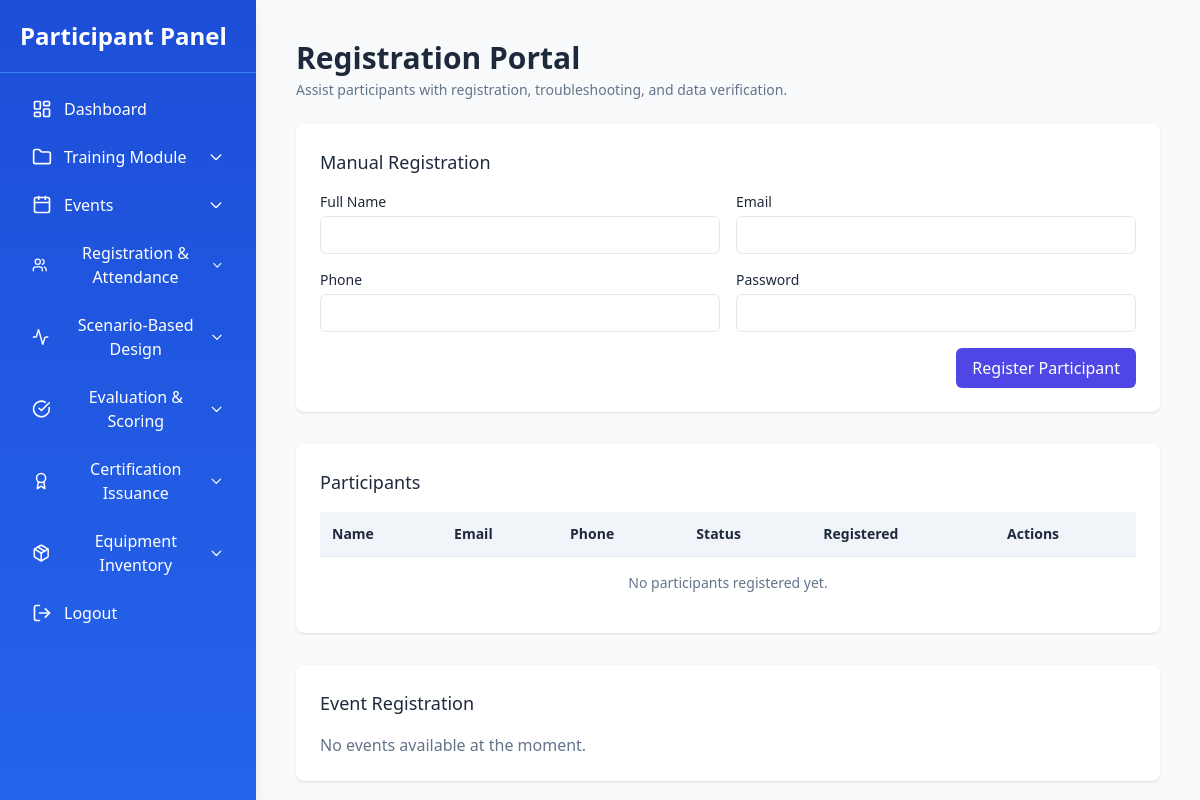
Before: /user/module3/module3.1.php with the older database file.
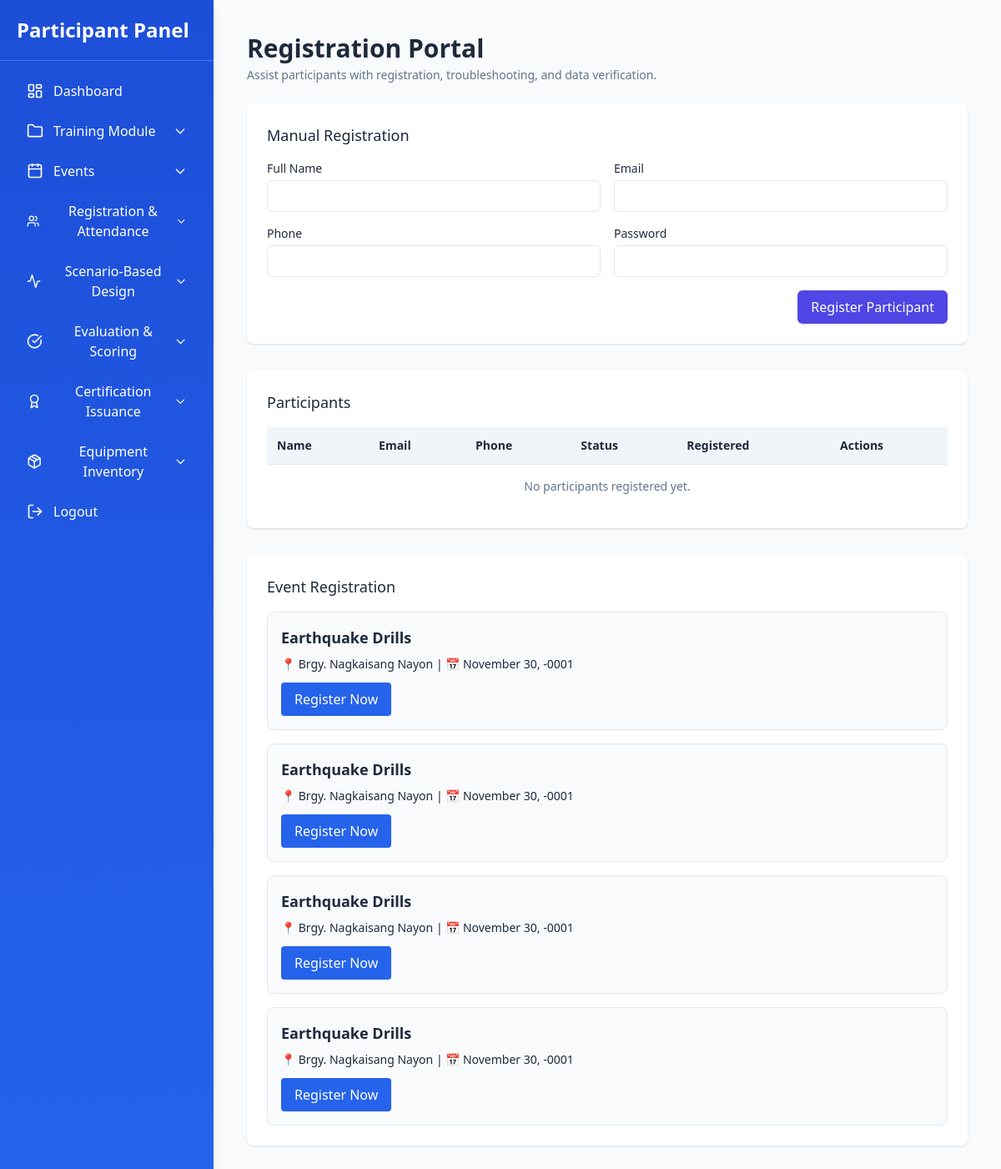
After: the same page with the newer database file.
### tables this page shows
CREATE TABLE `events` (
  `id` int(11) NOT NULL,
  `title` varchar(255) NOT NULL,
  `type` enum('Program','Training','Scenario-Based') NOT NULL,
  `disaster_type` varchar(255) DEFAULT NULL,
  `date` date NOT NULL,
  `time` time NOT NULL,
  `duration` int(11) NOT NULL,
  `location` varchar(255) NOT NULL,
  `facilitator` varchar(255) DEFAULT NULL,
  `notes` text DEFAULT NULL,
  `status` enum('Pending','In Progress','Completed') DEFAULT 'Pending',
  `approval_status` enum('Pending','Approved') DEFAULT 'Pending',
  `created_at` timestamp NOT NULL DEFAULT current_timestamp(),
  `approved_at` timestamp NULL DEFAULT NULL,
  `audience` varchar(100) DEFAULT 'General',
  `location_lat` decimal(10,7) DEFAULT NULL,
  `location_lng` decimal(10,7) DEFAULT NULL,
  `capacity` int(11) NOT NULL DEFAULT 0,
  `updated_at` datetime DEFAULT current_timestamp() ON UPDATE current_timestamp(),
  `description` text DEFAULT NULL,
  `event_date` date NOT NULL,
  `start_time` time NOT NULL,
  `end_time` time NOT NULL
);

### user/module3/module3.1.php (the view, shortened to what the changed rows need)
<?php
$host = "localhost";
$user = "root";
$pass = "";
$db   = "simulation_event_planning";
$conn = new mysqli($host, $user, $pass, $db);
$conn->query("CREATE TABLE IF NOT EXISTS events (
    id INT AUTO_INCREMENT PRIMARY KEY,
    title VARCHAR(255) NOT NULL,
    description TEXT,
    event_date DATE,
    location VARCHAR(255),
    created_at TIMESTAMP DEFAULT CURRENT_TIMESTAMP
)");
$conn->query("CREATE TABLE IF NOT EXISTS registrations (
    id INT AUTO_INCREMENT PRIMARY KEY,
    participant_id INT NOT NULL,
    event_id INT NOT NULL,
    registered_at TIMESTAMP DEFAULT CURRENT_TIMESTAMP,
    UNIQUE KEY unique_registration (participant_id, event_id)
)");
$conn->query("CREATE TABLE IF NOT EXISTS participants (
    id INT AUTO_INCREMENT PRIMARY KEY,
    full_name VARCHAR(255) NOT NULL,
    email VARCHAR(255) UNIQUE NOT NULL,
    phone VARCHAR(50),
    password VARCHAR(255) NOT NULL,
    status ENUM('Pending','Verified') DEFAULT 'Pending',
    created_at TIMESTAMP DEFAULT CURRENT_TIMESTAMP
)");
$events = $conn->query("SELECT * FROM events ORDER BY event_date ASC");
?>
<!DOCTYPE html>
<html lang="en">
<head>
  <script src="https://cdn.tailwindcss.com"></script>
</head>
<body class="h-screen flex bg-slate-50 font-sans text-slate-800 overflow-hidden">
  <main class="flex-1 overflow-y-auto p-6 lg:p-10">
    <div class="mb-6">
      <h1 class="text-2xl lg:text-3xl font-semibold">Registration Portal</h1>
    </div>
    <div class="bg-white shadow rounded-lg p-6 mb-8">
      <h2 class="text-lg font-medium mb-4">Manual Registration</h2>
    </div>
    <div class="bg-white shadow rounded-lg p-6 mb-8">
      <h2 class="text-lg font-medium mb-4">Participants</h2>
      <div class="overflow-x-auto">
        <table class="min-w-full text-sm">
          <thead>
            <tr class="text-left bg-slate-100">
              <th class="p-3 border-b">Name</th>
              <th class="p-3 border-b">Email</th>
              <th class="p-3 border-b">Phone</th>
              <th class="p-3 border-b">Status</th>
              <th class="p-3 border-b">Registered</th>
              <th class="p-3 border-b">Actions</th>
            </tr>
          </thead>
        </table>
      </div>
    </div>
    <div class="bg-white shadow rounded-lg p-6">
      <h2 class="text-lg font-medium mb-4">Event Registration</h2>
      <?php if ($events && $events->num_rows > 0): ?>
        <div class="space-y-4">
          <?php while ($event = $events->fetch_assoc()): ?>
            <div class="p-4 border rounded-lg bg-slate-50">
              <h3 class="text-lg font-semibold"><?php echo htmlspecialchars($event['title']); ?></h3>
              <p class="text-sm mt-2">
                📍 <?php echo htmlspecialchars($event['location']); ?> |
                📅 <?php echo date("F j, Y", strtotime($event['event_date'])); ?>
              </p>
              <form method="POST" class="mt-3">
                <button type="submit"
                        class="bg-blue-600 text-white px-4 py-2 rounded hover:bg-blue-700">
                  Register Now
                </button>
              </form>
            </div>
          <?php endwhile; ?>
        </div>
      <?php else: ?>
        <p class="text-slate-500">No events available at the moment.</p>
      <?php endif; ?>
    </div>
  </main>
</body>
</html>

Changed rows visible on the page:
added events: title "Earthquake Drills", location "Brgy. Nagkaisang Nayon", event_date "November 30, -0001"
added events: title "Earthquake Drills", location "Brgy. Nagkaisang Nayon", event_date "November 30, -0001"
added events: title "Earthquake Drills", location "Brgy. Nagkaisang Nayon", event_date "November 30, -0001"
added events: title "Earthquake Drills", location "Brgy. Nagkaisang Nayon", event_date "November 30, -0001"
Other visible differences:
text no longer shown: "No events available at the moment."
